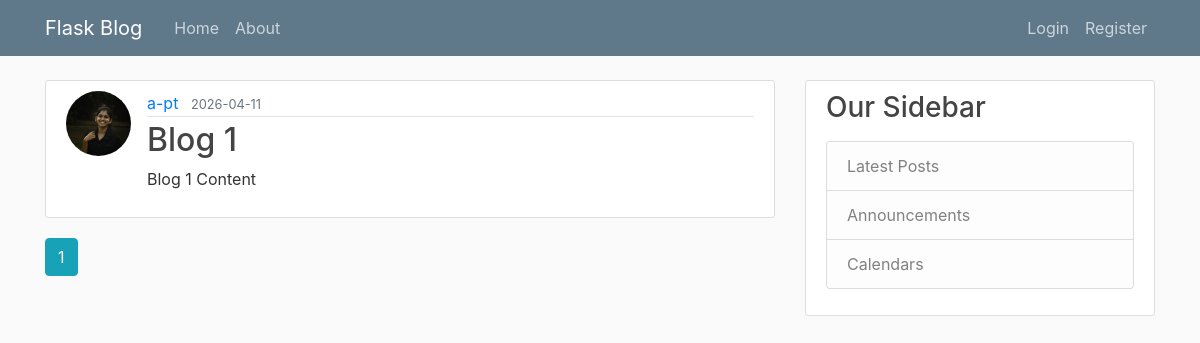
The app's page /home, older data.
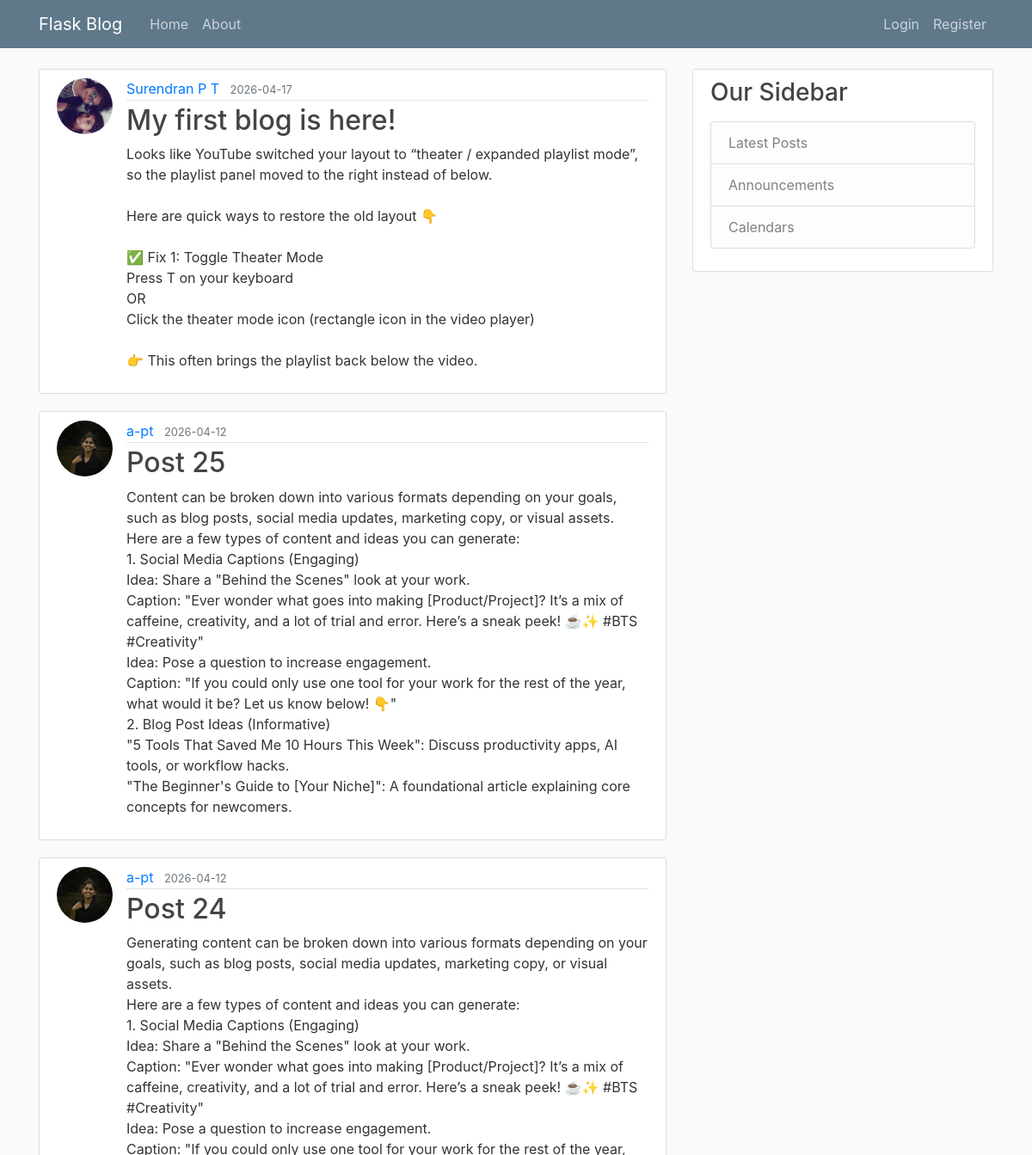
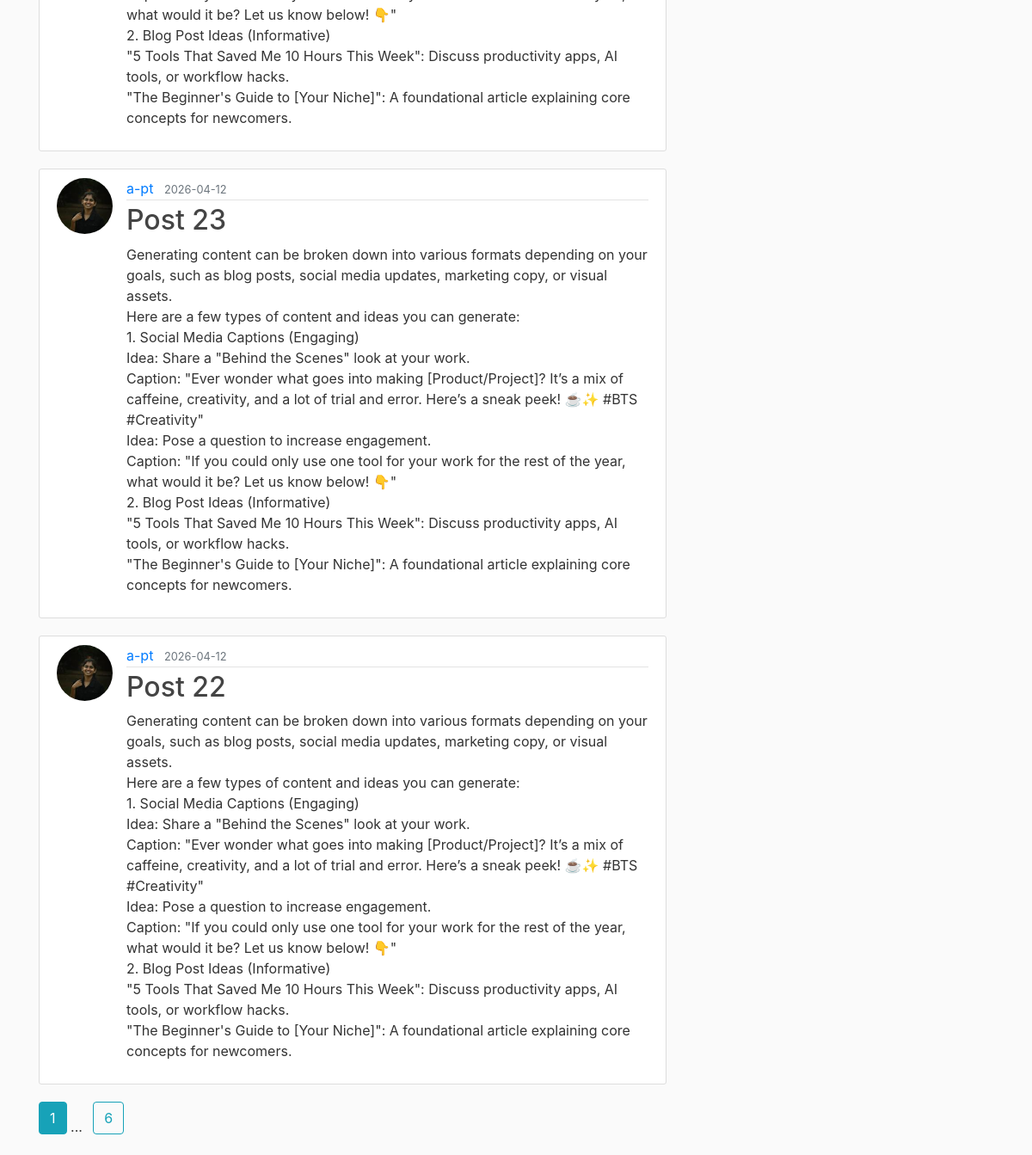
The same page, newer data (2 pictures, top to bottom).
### flask_blog/models.py (models this page shows, shortened)
class Post(db.Model):
    id = db.Column(db.Integer, primary_key=True)
    title = db.Column(db.String(100), nullable=False)
    content = db.Column(db.Text, nullable=False)
    date_posted = db.Column(db.DateTime, nullable=False, default=datetime.utcnow)
    user_id = db.Column(db.Integer, db.ForeignKey('user.id'), nullable=False)

class User(db.Model, UserMixin):
    id = db.Column(db.Integer, primary_key=True)
    username = db.Column(db.String(20), unique=True, nullable=False)
    email = db.Column(db.String(120), unique=True, nullable=False)
    image_file = db.Column(db.String(20), nullable=False, default='default.jpg')
    password = db.Column(db.String(60), nullable=False)
    posts = db.relationship('Post', backref='author', lazy=True)

### flask_blog/main/routes.py (the view)
@main.route("/home")
def home():
    page = request.args.get('page', 1, type=int)
    posts = Post.query.order_by(Post.date_posted.desc()).paginate(per_page=5, page=page)
    return render_template("home.html",posts=posts)

### flask_blog/templates/home.html
{% extends "layout.html" %}
{% block content %}
    {% for post in posts.items %}
        <article class="media content-section">
            <img class="rounded-circle article-img" src="{{ url_for('static', filename='profile_pics/' + post.author.image_file) }}">
            <div class="media-body">
                <div class="article-metadata">
                <a class="mr-2" href="{{ url_for('users.user_posts', username=post.author.username) }}">{{ post.author.username }}</a>
                <small class="text-muted">{{ post.date_posted.strftime('%Y-%m-%d') }}</small>
                </div>
                <h2><a class="article-title" href="{{ url_for('posts.post', post_id=post.id) }}">{{ post.title }}</a></h2>
                <p class="article-content">{{ post.content }}</p>
            </div>
        </article>
    {% endfor %}
    {% for page_num in posts.iter_pages(left_edge=1, right_edge=1, left_current=1, right_current=1) %}
        {% if page_num %}
            {% if page_num == posts.page %}
                <a class="btn btn-info mb-4" href="{{ url_for('main.home', page=page_num) }}">{{ page_num }}</a>
            {% else %}
                <a class="btn btn-outline-info mb-4" href="{{ url_for('main.home', page=page_num) }}">{{ page_num }}</a>
            {% endif %}
        {% else %}
            <span class="mr-2">...</span>
        {% endif %}
    {% endfor %}
{% endblock content %}

Row changes from the older to the newer data that the page shows:
no longer on this page (row edited): Post: image_file (picture), author.username "a-pt", date_posted "2026-04-11", title "Blog 1", content "Blog 1 Content"
added Post: image_file (picture), author.username "Surendran P T", date_posted "2026-04-17", title "My first blog is here!", content "Looks like YouTube switched your layout to “theater / expanded playlist mode”, so the playlist panel moved to the right instead of below. Here are quick ways to restore the old layout 👇 ✅ Fix 1: Toggle Theater Mode Press T on your keyboard OR Click the theater mode icon (rectangle icon in the video player) 👉 This often brings the playlist back below the video."
added Post: image_file (picture), author.username "a-pt", date_posted "2026-04-12", title "Post 25", content "Content can be broken down into various formats depending on your goals, such as blog posts, social media updates, marketing copy, or visual assets. Here are a few types of content and ideas you can generate: 1. Social Media Captions (Engaging) Idea: Share a \"Behind the Scenes\" look at your work. Caption: \"Ever wonder what goes into making [Product/Project]? It’s a mix of caffeine, creativity, and a lot of trial and error. Here’s a sneak peek! ☕✨ #BTS #Creativity\" Idea: Pose a question to increase engagement. Caption: \"If you could only use one tool for your work for the rest of the year, what would it be? Let us know below! 👇\" 2. Blog Post Ideas (Informative) \"5 Tools That Saved Me 10…"
added Post: image_file (picture), author.username "a-pt", date_posted "2026-04-12", title "Post 24", content "Generating content can be broken down into various formats depending on your goals, such as blog posts, social media updates, marketing copy, or visual assets. Here are a few types of content and ideas you can generate: 1. Social Media Captions (Engaging) Idea: Share a \"Behind the Scenes\" look at your work. Caption: \"Ever wonder what goes into making [Product/Project]? It’s a mix of caffeine, creativity, and a lot of trial and error. Here’s a sneak peek! ☕✨ #BTS #Creativity\" Idea: Pose a question to increase engagement. Caption: \"If you could only use one tool for your work for the rest of the year, what would it be? Let us know below! 👇\" 2. Blog Post Ideas (Informative) \"5 Tools That Saved…"
added Post: image_file (picture), author.username "a-pt", date_posted "2026-04-12", title "Post 23", content "Generating content can be broken down into various formats depending on your goals, such as blog posts, social media updates, marketing copy, or visual assets. Here are a few types of content and ideas you can generate: 1. Social Media Captions (Engaging) Idea: Share a \"Behind the Scenes\" look at your work. Caption: \"Ever wonder what goes into making [Product/Project]? It’s a mix of caffeine, creativity, and a lot of trial and error. Here’s a sneak peek! ☕✨ #BTS #Creativity\" Idea: Pose a question to increase engagement. Caption: \"If you could only use one tool for your work for the rest of the year, what would it be? Let us know below! 👇\" 2. Blog Post Ideas (Informative) \"5 Tools That Saved…"
added Post: image_file (picture), author.username "a-pt", date_posted "2026-04-12", title "Post 22", content "Generating content can be broken down into various formats depending on your goals, such as blog posts, social media updates, marketing copy, or visual assets. Here are a few types of content and ideas you can generate: 1. Social Media Captions (Engaging) Idea: Share a \"Behind the Scenes\" look at your work. Caption: \"Ever wonder what goes into making [Product/Project]? It’s a mix of caffeine, creativity, and a lot of trial and error. Here’s a sneak peek! ☕✨ #BTS #Creativity\" Idea: Pose a question to increase engagement. Caption: \"If you could only use one tool for your work for the rest of the year, what would it be? Let us know below! 👇\" 2. Blog Post Ideas (Informative) \"5 Tools That Saved…"
Text that changed along with them:
new list line: "6"
